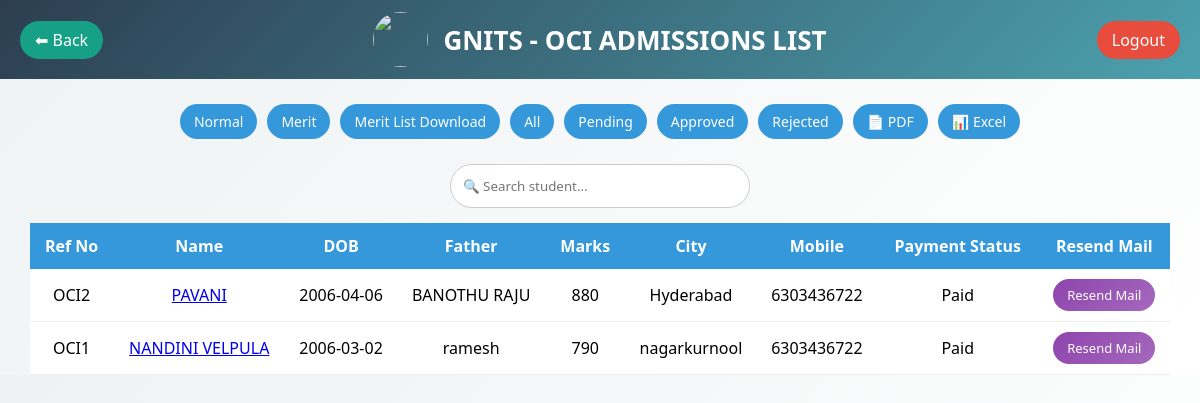
The app's page /oci_list.php (signed in) with its own data.
### tables this page shows
CREATE TABLE `oci` (
  `id` int NOT NULL,
  `reference_no` varchar(30) DEFAULT NULL,
  `name` varchar(100) DEFAULT NULL,
  `gender` enum('F','M','O') DEFAULT NULL,
  `dob` date DEFAULT NULL,
  `father` varchar(100) DEFAULT NULL,
  `mother` varchar(100) DEFAULT NULL,
  `community` enum('SC','ST','OBC','EWS','GENERAL','OC','OBC','BC-A','BC-B','BC-C','BC-D','BC-E') DEFAULT NULL,
  `mobile` varchar(20) DEFAULT NULL,
  `aadhar` varchar(20) DEFAULT NULL,
  `email` varchar(100) DEFAULT NULL,
  `confirm_email` varchar(255) NOT NULL,
  `address1` text,
  `address2` text,
  `city` varchar(50) DEFAULT NULL,
  `state` varchar(50) DEFAULT NULL,
  `zip` varchar(10) DEFAULT NULL,
  `country` varchar(50) DEFAULT NULL,
  `board` varchar(50) DEFAULT NULL,
  `passing_year` varchar(20) DEFAULT NULL,
  `total_marks` int DEFAULT NULL,
  `group_marks` int DEFAULT NULL,
  `intermediate_hall_ticket` varchar(30) DEFAULT NULL,
  `inter_percentage` decimal(5,2) DEFAULT NULL,
  `inter_group_percentage` decimal(5,2) DEFAULT NULL,
  `pref1` varchar(50) DEFAULT NULL,
  `pref2` varchar(50) DEFAULT NULL,
  `pref3` varchar(50) DEFAULT NULL,
  `pref4` varchar(50) DEFAULT NULL,
  `pref5` varchar(50) DEFAULT NULL,
  `place_country` varchar(100) DEFAULT NULL,
  `photo` varchar(255) DEFAULT NULL,
  `ssc` varchar(255) DEFAULT NULL,
  `inter` varchar(255) DEFAULT NULL,
  `passport` varchar(255) DEFAULT NULL,
  `address_proof` varchar(255) DEFAULT NULL,
  `stud_sign` varchar(255) DEFAULT NULL,
  `parent_sign` varchar(255) DEFAULT NULL,
  `txnid` varchar(100) DEFAULT NULL,
  `payu_status` varchar(20) DEFAULT NULL,
  `payment_status` varchar(20) DEFAULT 'Pending',
  `payment_amount` decimal(10,2) DEFAULT NULL,
  `payment_date` datetime DEFAULT NULL,
  `created_at` timestamp NOT NULL DEFAULT CURRENT_TIMESTAMP,
  `status` enum('Pending','Approved','Rejected') DEFAULT 'Pending',
  `allotted_branch` varchar(20) DEFAULT NULL
);

### oci_list.php (the view, shortened to what this page needs)
<?php
$host = "localhost";
$user = "gnitsc79_gnitsc79";
$pass = "@Gnits@123456@";
$dbname = "gnitsc79_gnits_db";
$conn = new mysqli($host, $user, $pass, $dbname);
$type = $_GET['type'] ?? "normal";
if($type == "merit"){
    $sql = "SELECT * FROM oci ORDER BY group_marks";
} else {
    $sql = "SELECT * FROM oci ORDER BY id DESC";
}
$result = $conn->query($sql);
?>
<!DOCTYPE html>
<html>
<head>
</head>
<body>
<header class="header">
    <a href="dashboard.php" class="btn back">⬅ Back</a>
    <div class="header-center">
        <img src="pics/logo.jpg" class="logo">
        <h1 class="college-name">
            GNITS - OCI ADMISSIONS LIST
        </h1>
    </div>
    <a href="logout.php" class="btn logout">Logout</a>
</header>
<div class="controls single-line">
    <a href="?type=normal">Normal</a>
    <a href="?type=merit">Merit</a>
    <a href="oci_merit_list.php">Merit List Download</a>
    <a href="?filter=all">All</a>
    <a href="?filter=pending">Pending</a>
    <a href="?filter=approved">Approved</a>
    <a href="?filter=rejected">Rejected</a>
    <a href="export_pdf.php?type=oci">📄 PDF</a>
    <a href="export_excel.php?type=oci">📊 Excel</a>
</div>
<div class="search-box">
    <input type="text" id="search" onkeyup="searchTable()" placeholder="🔍 Search student...">
</div>
<div class="table-container">
<table>
<thead>
<tr>
    <th>Ref No</th>
    <th>Name</th>
    <th>DOB</th>
    <th>Father</th>
    <th>Marks</th>
    <th>City</th>
    <th>Mobile</th>
    <th>Payment Status</th>
    <th>Resend Mail</th>
</tr>
</thead>
<tbody>
<?php while($row = $result->fetch_assoc()){ ?>
<tr>
    <td><?= $row['reference_no'] ?></td>
   <td>
<?php if($row['payment_status'] == "Paid"){ ?>
    <a href="oci_pdf.php?type=nri&id=<?= $row['id'] ?>">
        <?= $row['name'] ?>
    </a>
<?php } else { ?>
    <span class="disabled"><?= $row['name'] ?></span>
<?php } ?>
</td>
    <td><?= $row['dob'] ?></td>
    <td><?= $row['father'] ?></td>
    <td><?= $row['total_marks'] ?></td>
    <td><?= $row['city'] ?></td>
    <td><?= $row['mobile'] ?></td>
    <td><?= $row['payment_status'] ?></td>
    <td>
<?php if($row['payment_status'] == "Paid"){ ?>
    <a href="resend_mail_oci.php?id=<?= $row['id'] ?>"
       class="resend-btn"
       onclick="return confirm('Send approval mail again to this student?')">
       Resend Mail
    </a>
<?php } else { ?>
    <span class="disabled">Not Available</span>
<?php } ?>
</td>
</tr>
<?php } ?>
</tbody>
</table>
</div>
</body>
</html>

### oci_list.php (style rules this page uses)
* { margin:0;padding:0;box-sizing:border-box;font-family:'Segoe UI'; }
body { background: linear-gradient(135deg,#eef2f3,#ffffff); }
.header { display:flex; justify-content:space-between; align-items:center; padding:12px 20px; background: linear-gradient(135deg,#2c3e50,#4ca1af); color:white; }
.header-center { display:flex; align-items:center; gap:15px; }
.btn { padding:8px 15px; border-radius:25px; text-decoration:none; color:white; }
.logo { width:55px;height:55px;border-radius:50%; }
.college-name { font-size:26px;font-weight:bold; }
.logout { background:#e74c3c; }
.back { background:#16a085; }
.controls.single-line { display:flex; justify-content:center; align-items:center; gap:10px; padding:10px; margin:15px auto; overflow-x:auto; white-space:nowrap; max-width:100%; }
.controls.single-line a { flex-shrink:0; padding:8px 14px; border-radius:20px; background:#3498db; color:white; text-decoration:none; font-size:14px; transition:0.3s; }
.search-box { text-align:center; margin:15px; }
.search-box input { padding:12px; width:300px; border-radius:30px; border:1px solid #ccc; }
.table-container { width:95%; margin:auto; overflow-x:auto; }
table { width:100%; border-collapse:collapse; background:white; box-shadow:0 5px 15px rgba(0,0,0,0.1); }
th { background:#3498db; color:white; padding:12px; }
td { padding:10px; text-align:center; border-bottom:1px solid #eee; }
.resend-btn { background: linear-gradient(135deg, #8e44ad, #a569bd); color: white; padding: 7px 14px; border-radius: 20px; text-decoration: none; display: inline-block; font-size: 13px; font-weight: 500; transition: all 0.3s ease; }

### records on screen
oci: reference_no "OCI2", name "PAVANI", dob "2006-04-06", father "BANOTHU RAJU", total_marks "880", city "Hyderabad", mobile "6303436722", payment_status "Paid"
oci: reference_no "OCI1", name "NANDINI VELPULA", dob "2006-03-02", father "ramesh", total_marks "790", city "nagarkurnool", mobile "6303436722", payment_status "Paid"
